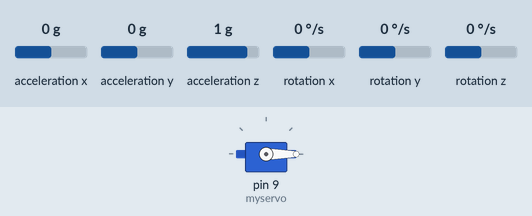
Simulated run of this sketch. Board: Arduino Uno, built with avr-gcc and run on an emulated ATmega328P. Shown: servo. The test bench sets the inputs (shaded band); at power-on: acceleration y 0 g, acceleration x 0 g, acceleration z 1 g, rotation x 0 °/s, rotation y 0 °/s, rotation z 0 °/s.

Above: at 1.2 s.
1.3 s: acceleration y set to -1.4 g
Timing chart, 0 to 4.3 s (numbered marks = the images above; inputs shaded):
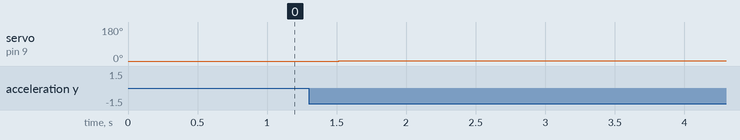

Measured:
- after the input at 1.3 s, servo on pin 9 (myservo): 0° → 1° after 0.22 s

The sketch:

gyroandservoyoutube.ino
```cpp
#include <Servo.h>

#include <Wire.h>

#include <I2Cdev.h>

#include <MPU6050.h>

MPU6050 mpu;

int16_t ax, ay, az;

int16_t gx, gy, gz;

Servo myservo;

int val;

int prevVal;

void setup()

{

    Wire.begin();

    Serial.begin(9600);


    mpu.initialize();


    myservo.attach(9);

}

void loop()

{

    mpu.getMotion6(&ax, &ay, &az, &gx, &gy, &gz);

    val = map(ay, 0,0, 0, 179);

    if (val != prevVal)

    {

        myservo.write(val);

        prevVal = val;

    }

    delay(500);

}
```
